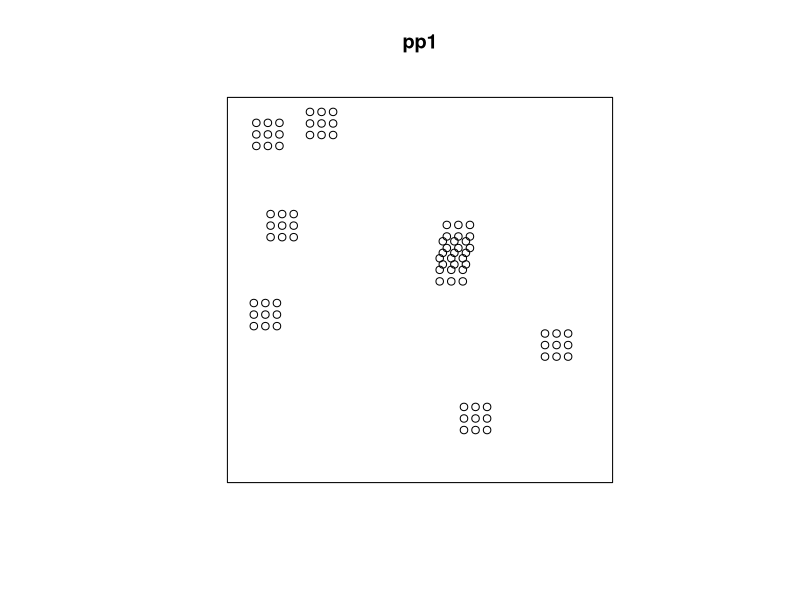
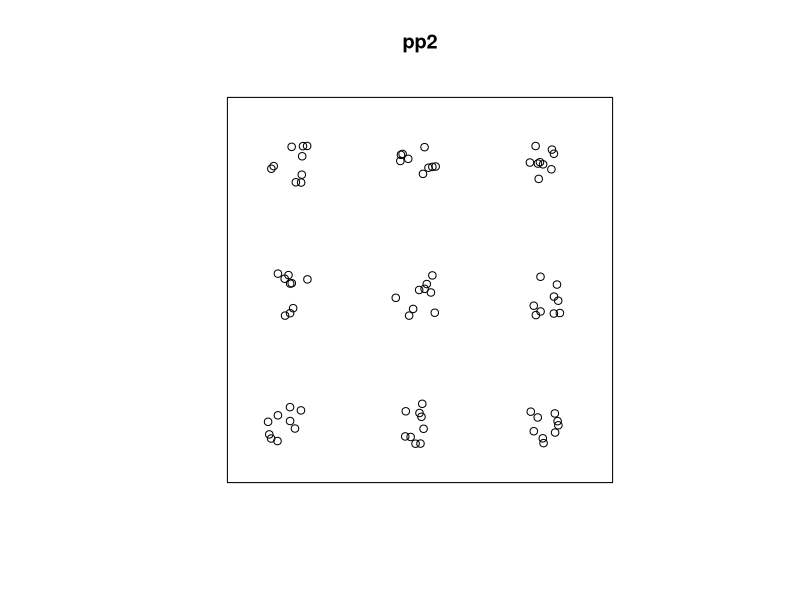
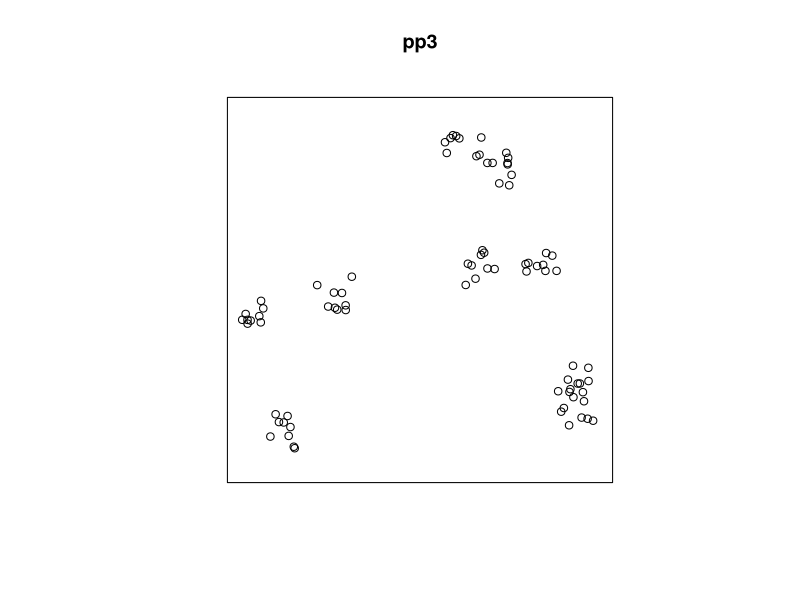
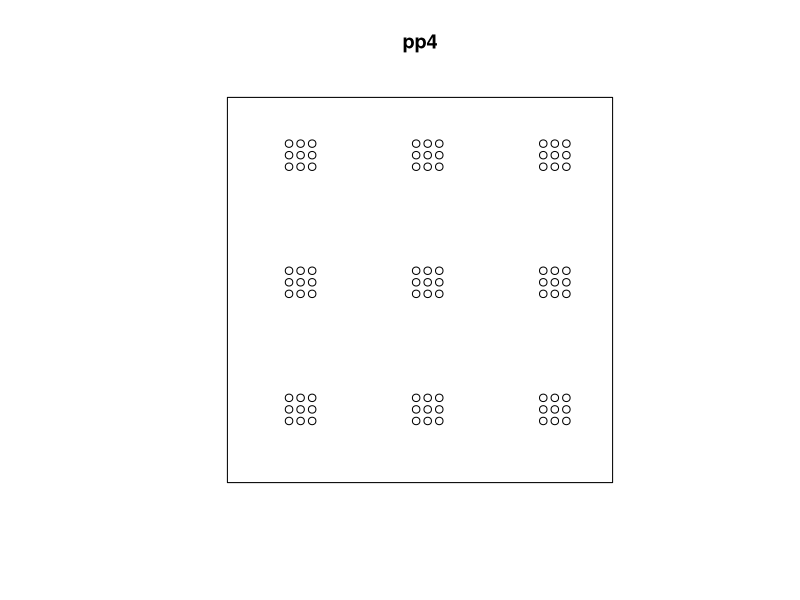
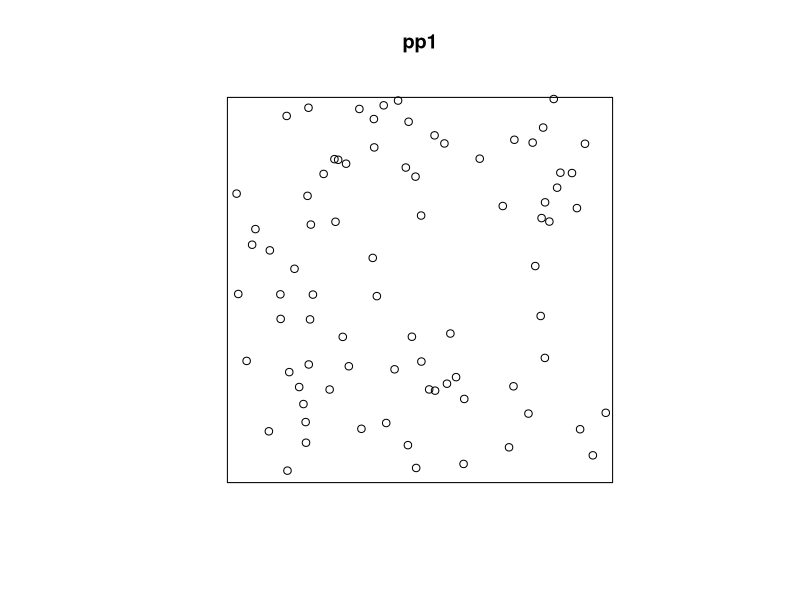

Reproduce these figures in R, in order. (Note: this script raises an error after producing the figures.)
## ---- chunk 1
library(tidyverse)
library(spatstat)
## ---- chunk 2
W <- owin(x = c(0, 1), y = c(0, 1))
## ---- chunk 3
points <- expand.grid(x = seq(from = 0.01, to = 0.09, by = 0.03), y = seq(from = 0.01, to = 0.09, by = 0.03))
## ---- chunk 4
x_random_locations <- runif(n = 9, min = 0.01, max= 0.91)
y_random_locations <- runif(n = 9, min = 0.01, max= 0.91)
## ---- chunk 5
count <- 0
pp1 <- data.frame(x = numeric(length = 81), y = numeric(length = 81))
for(i in 1:9){
  for(j in 1:9){
    count <- count + 1
    pp1$x[count] <- points$x[i] + x_random_locations[j]
    pp1$y[count] <- points$y[i] + y_random_locations[j]
  }
}
## ---- chunk 6
pp1 <- as.ppp(X = pp1, W = W)
## ---- chunk 7
plot(pp1)
## ---- chunk 8
count <- 0
pp2 <- data.frame(x = numeric(length = 81), y = numeric(length = 81))
for(i in 1:3){
  for(j in 1:3){
    count <- count + 1
    pp2$x[(9 * (count - 1) + 1):(9 * count)] <- runif(n = 9, min = 0.10 + (i - 1)/3, max = 0.21 + (i - 1)/3)
    pp2$y[(9 * (count - 1) + 1):(9 * count)] <- runif(n = 9, min = 0.10 + (j - 1)/3, max = 0.21 + (j - 1)/3)
  }
}
pp2 <- as.ppp(X = pp2, W = W)
plot(pp2)
## ---- chunk 9
x_random_locations <- runif(n = 9, min = 0.01, max= 0.9)
y_random_locations <- runif(n = 9, min = 0.01, max= 0.9)
pp3 <- data.frame(x = numeric(length = 81), y = numeric(length = 81))
for(i in 1:9){
    pp3$x[(9 * i - 8):(9 * i)] <- runif(n = 9, min = 0.00, max = 0.10) + x_random_locations[i]
    pp3$y[(9 * i - 8):(9 * i)] <- runif(n = 9, min = 0.00, max = 0.10) + y_random_locations[i]
}
pp3 <- as.ppp(X = pp3, W = W)
plot(pp3)
## ---- chunk 10
reg_locations <- expand.grid(x = seq(from = 0.15, to = 0.81, by = 0.33), y = seq(from = 0.15, to = 0.81, by = 0.33))
## ---- chunk 11
pp4 <- data.frame(x = numeric(length = 81), y = numeric(length = 81))
for(i in 1:9){
    pp4$x[(9 * i - 8):(9 * i)] <- points$x + reg_locations$x[i]
    pp4$y[(9 * i - 8):(9 * i)] <- points$y + reg_locations$y[i]
}
pp4 <- as.ppp(X = pp4, W = W)
plot(pp4)
## ---- chunk 12
pp1 <- data.frame(x = numeric(length = 81), y = numeric(length = 81))
pp1$x <- runif(n = 81, min = 0, max = 1)
pp1$y <- runif(n = 81, min = 0, max = 1)
pp1 <- as.ppp(X = pp1, W = W)
plot(pp1)
## ---- chunk 13
save(pp1, pp2, pp3, pp4, pp5, file = "Data5.RData")
